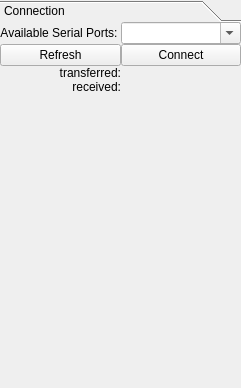
<?xml version="1.0" encoding="UTF-8"?>
<ui version="4.0">
 <class>tab_serial</class>
 <widget class="QWidget" name="tab_serial">
  <property name="geometry">
   <rect>
    <x>0</x>
    <y>0</y>
    <width>241</width>
    <height>388</height>
   </rect>
  </property>
  <property name="windowTitle">
   <string>Form</string>
  </property>
  <layout class="QGridLayout" name="gridLayout">
   <property name="margin">
    <number>0</number>
   </property>
   <property name="spacing">
    <number>0</number>
   </property>
   <item row="0" column="0">
    <layout class="QGridLayout" name="gridLayout_2">
     <property name="spacing">
      <number>1</number>
     </property>
     <item row="0" column="0">
      <widget class="QToolBox" name="toolBox">
       <property name="frameShape">
        <enum>QFrame::NoFrame</enum>
       </property>
       <property name="frameShadow">
        <enum>QFrame::Plain</enum>
       </property>
       <property name="lineWidth">
        <number>0</number>
       </property>
       <property name="currentIndex">
        <number>0</number>
       </property>
       <property name="tabSpacing">
        <number>0</number>
       </property>
       <widget class="QWidget" name="page_serial_connection">
        <property name="geometry">
         <rect>
          <x>0</x>
          <y>0</y>
          <width>239</width>
          <height>365</height>
         </rect>
        </property>
        <attribute name="label">
         <string>Connection</string>
        </attribute>
        <layout class="QGridLayout" name="gridLayout_6">
         <property name="margin">
          <number>0</number>
         </property>
         <property name="spacing">
          <number>0</number>
         </property>
         <item row="2" column="1">
          <layout class="QGridLayout" name="gridLayout_3">
           <property name="leftMargin">
            <number>0</number>
           </property>
           <property name="spacing">
            <number>0</number>
           </property>
           <item row="6" column="1">
            <spacer name="verticalSpacer">
             <property name="orientation">
              <enum>Qt::Vertical</enum>
             </property>
             <property name="sizeHint" stdset="0">
              <size>
               <width>20</width>
               <height>40</height>
              </size>
             </property>
            </spacer>
           </item>
           <item row="3" column="1">
            <layout class="QVBoxLayout" name="verticalLayout_2">
             <item>
              <widget class="QLabel" name="lbl_serial_port">
               <property name="sizePolicy">
                <sizepolicy hsizetype="Maximum" vsizetype="Preferred">
                 <horstretch>0</horstretch>
                 <verstretch>0</verstretch>
                </sizepolicy>
               </property>
               <property name="text">
                <string>Available Serial Ports:</string>
               </property>
               <property name="alignment">
                <set>Qt::AlignCenter</set>
               </property>
              </widget>
             </item>
             <item>
              <widget class="QPushButton" name="btn_serial_refresh">
               <property name="sizePolicy">
                <sizepolicy hsizetype="MinimumExpanding" vsizetype="Fixed">
                 <horstretch>0</horstretch>
                 <verstretch>0</verstretch>
                </sizepolicy>
               </property>
               <property name="text">
                <string>Refresh</string>
               </property>
              </widget>
             </item>
            </layout>
           </item>
           <item row="3" column="2">
            <layout class="QVBoxLayout" name="verticalLayout">
             <item>
              <widget class="QComboBox" name="combo_serialports">
               <property name="sizePolicy">
                <sizepolicy hsizetype="MinimumExpanding" vsizetype="Fixed">
                 <horstretch>0</horstretch>
                 <verstretch>0</verstretch>
                </sizepolicy>
               </property>
               <property name="editable">
                <bool>true</bool>
               </property>
               <property name="insertPolicy">
                <enum>QComboBox::InsertAtTop</enum>
               </property>
               <property name="duplicatesEnabled">
                <bool>false</bool>
               </property>
              </widget>
             </item>
             <item>
              <widget class="QPushButton" name="btn_serial_connect">
               <property name="sizePolicy">
                <sizepolicy hsizetype="MinimumExpanding" vsizetype="Fixed">
                 <horstretch>0</horstretch>
                 <verstretch>0</verstretch>
                </sizepolicy>
               </property>
               <property name="text">
                <string>Connect</string>
               </property>
               <property name="checkable">
                <bool>false</bool>
               </property>
              </widget>
             </item>
            </layout>
           </item>
           <item row="4" column="1">
            <widget class="QLabel" name="lbl_tx">
             <property name="sizePolicy">
              <sizepolicy hsizetype="Minimum" vsizetype="Preferred">
               <horstretch>0</horstretch>
               <verstretch>0</verstretch>
              </sizepolicy>
             </property>
             <property name="text">
              <string>transferred:</string>
             </property>
             <property name="alignment">
              <set>Qt::AlignRight|Qt::AlignTrailing|Qt::AlignVCenter</set>
             </property>
            </widget>
           </item>
           <item row="5" column="1">
            <widget class="QLabel" name="lbl_rx">
             <property name="sizePolicy">
              <sizepolicy hsizetype="Minimum" vsizetype="Preferred">
               <horstretch>0</horstretch>
               <verstretch>0</verstretch>
              </sizepolicy>
             </property>
             <property name="text">
              <string>received:</string>
             </property>
             <property name="alignment">
              <set>Qt::AlignRight|Qt::AlignTrailing|Qt::AlignVCenter</set>
             </property>
            </widget>
           </item>
           <item row="4" column="2">
            <widget class="QLabel" name="lbl_bytes_sent">
             <property name="text">
              <string/>
             </property>
             <property name="alignment">
              <set>Qt::AlignRight|Qt::AlignTrailing|Qt::AlignVCenter</set>
             </property>
            </widget>
           </item>
           <item row="5" column="2">
            <widget class="QLabel" name="lbl_bytes_received">
             <property name="text">
              <string/>
             </property>
             <property name="alignment">
              <set>Qt::AlignRight|Qt::AlignTrailing|Qt::AlignVCenter</set>
             </property>
            </widget>
           </item>
          </layout>
         </item>
        </layout>
       </widget>
      </widget>
     </item>
    </layout>
   </item>
  </layout>
 </widget>
 <resources/>
 <connections/>
</ui>
